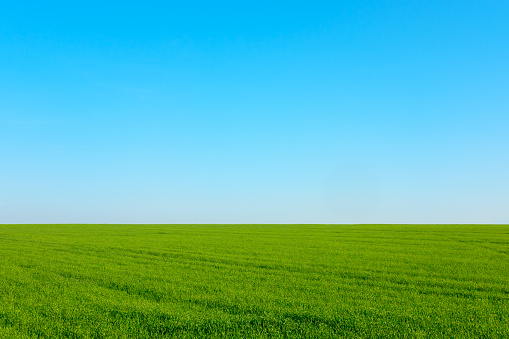
#> input picture plain.jpg, 509 x 339 px, found by its file name
$ python dctviz.py
#> lines starting #> are read from the running program, lines starting #| are printed output that depends on the picture
import cv2
import numpy as np
import matplotlib.pyplot as plt
from scipy.fftpack import dct, idct

# Load grayscale image
img = cv2.imread(r"c:\Users\Omprakash\Desktop\pthon\plain.jpg", cv2.IMREAD_GRAYSCALE)
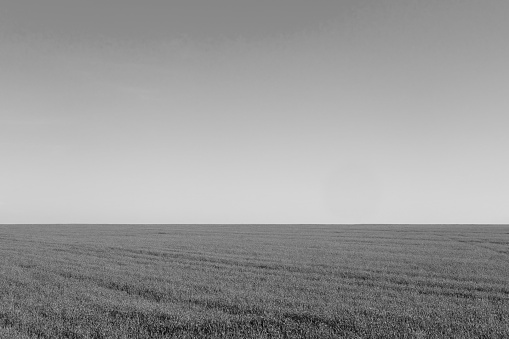
#> img: shape (339, 509); min 0, max 219, mean 153.9
if img is None:
    raise ValueError("Image not found. Check the path!")

# Resize to multiple of 8
h, w = img.shape
#> h = 339; w = 509
h -= h % 8
#> h = 336
w -= w % 8
#> w = 504
img = img[:h, :w]
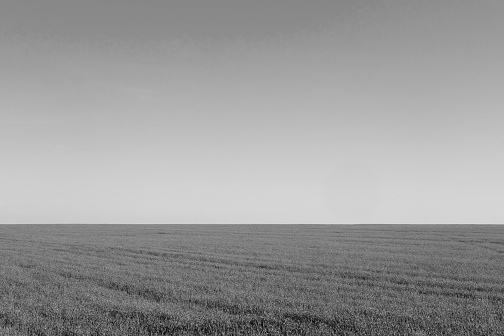
#> img: shape (336, 504); min 0, max 219, mean 154.5

# Function for 2D DCT and inverse DCT
def block_dct(block):
    return dct(dct(block.T, norm='ortho').T, norm='ortho')

def block_idct(block):
    return idct(idct(block.T, norm='ortho').T, norm='ortho')

# Apply block DCT
dct_blocks = np.zeros_like(img, dtype=float)
for i in range(0, h, 8):
    for j in range(0, w, 8):
        block = img[i:i+8, j:j+8]
        dct_block = block_dct(block)
        # Keep only top-left 4x4 coefficients (low frequencies)
        mask = np.zeros((8,8))
        mask[:4,:4] = 1
        dct_block = dct_block * mask
        dct_blocks[i:i+8, j:j+8] = dct_block
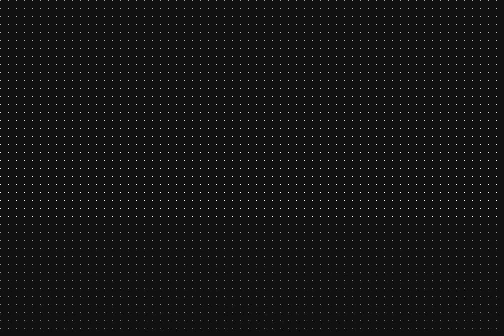
#> dct_blocks: shape (336, 504) float64; min -126.9, max 1702.4, mean 19.3; drawn with min black and max white

# Reconstruct image
recon = np.zeros_like(img, dtype=float)
for i in range(0, h, 8):
    for j in range(0, w, 8):
        block = dct_blocks[i:i+8, j:j+8]
        recon_block = block_idct(block)
        recon[i:i+8, j:j+8] = recon_block

# Show results
plt.figure(figsize=(12,6))
plt.subplot(1,3,1); plt.title("Original"); plt.imshow(img, cmap='gray')
plt.subplot(1,3,2); plt.title("DCT Coefficients (log)"); plt.imshow(np.log(abs(dct_blocks)+1), cmap='gray')
plt.subplot(1,3,3); plt.title("Reconstructed (low freq only)"); plt.imshow(np.clip(recon,0,255), cmap='gray')
plt.show()
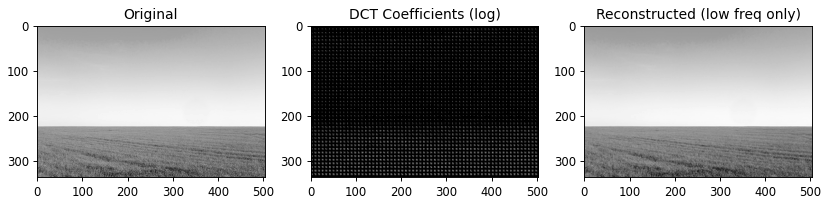
#> figure drawn by matplotlib, 3 panels
